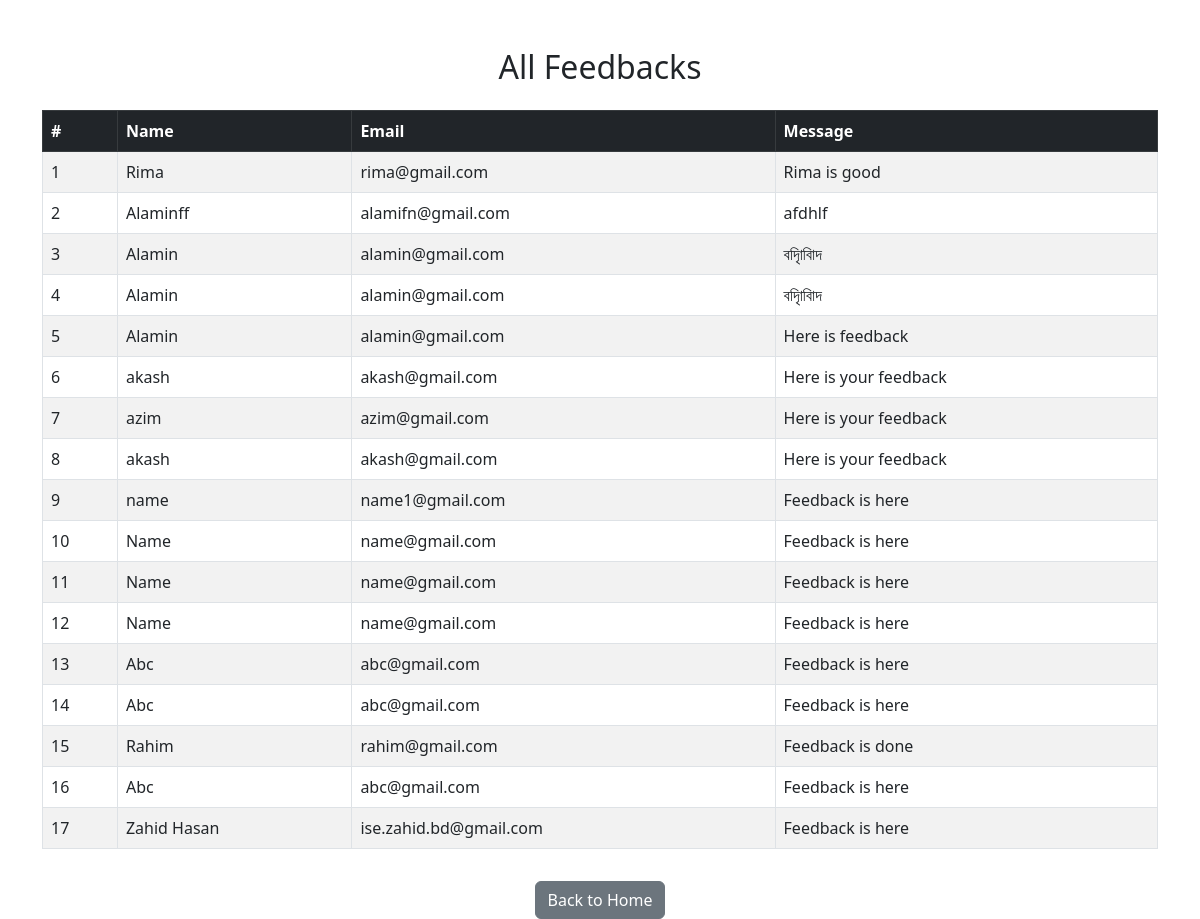
The app's page /all-feedbacks/ with its own data.
### feedback_app/models.py (models this page shows, shortened)
class Feedback(models.Model):
    name = models.CharField(max_length=100)
    email = models.EmailField()
    phone = models.CharField(max_length=15)
    message = models.TextField()
    RATING_CHOICE = [
        ('1', 'Very Bad'),
        ('2', 'Bad'),
        ('3', 'Average'),
        ('4', 'Good'),
        ('5', 'Excellent',)
    ]
    rating = models.CharField(max_length=1, choices=RATING_CHOICE, default='3' )

### feedback_app/views.py (the view)
# urls.py: path('all-feedbacks/', feedback_list, name='feedback_list')
def feedback_list(request):
    feedbacks = Feedback.objects.all().order_by('-id')
    return render(request, 'feedback_list.html', {'feedbacks': feedbacks})

### feedback_app/templates/feedback_list.html (shortened to what this page needs)
<!DOCTYPE html>
<html>
<head>
    <link href="https://cdn.jsdelivr.net/npm/bootstrap@5.3.0/dist/css/bootstrap.min.css" rel="stylesheet">
</head>
<body>
<div class="container mt-5">
    <h2 class="mb-4 text-center">All Feedbacks</h2>
    <table class="table table-bordered table-striped">
        <thead class="table-dark">
            <tr>
                <th>#</th>
                <th>Name</th>
                <th>Email</th>
                <th>Message</th>
            </tr>
        </thead>
        <tbody>
            {% for feedback in feedbacks %}
            <tr>
                <td>{{ forloop.counter }}</td>
                <td>{{ feedback.name }}</td>
                <td>{{ feedback.email }}</td>
                <td>{{ feedback.message }}</td>
            </tr>
            {% empty %}
            <tr>
                <td colspan="4" class="text-center">No feedbacks yet.</td>
            </tr>
            {% endfor %}
        </tbody>
    </table>
    <div class="text-center">
        <a href="{% url 'home' %}" class="btn btn-secondary mt-3">Back to Home</a>
    </div>
</div>
</body>
</html>

### records on screen
Feedback: name "Rima", email "rima@gmail.com", message "Rima is good"
Feedback: name "Alaminff", email "alamifn@gmail.com", message "afdhlf"
Feedback: name "Alamin", email "alamin@gmail.com", message "বদিাৃবিাদ"
Feedback: name "Alamin", email "alamin@gmail.com", message "বদিাৃবিাদ"
Feedback: name "Alamin", email "alamin@gmail.com", message "Here is feedback"
Feedback: name "akash", email "akash@gmail.com", message "Here is your feedback"
Feedback: name "azim", email "azim@gmail.com", message "Here is your feedback"
Feedback: name "akash", email "akash@gmail.com", message "Here is your feedback"
Feedback: name "name", email "name1@gmail.com", message "Feedback is here"
Feedback: name "Name", email "name@gmail.com", message "Feedback is here"
Feedback: name "Name", email "name@gmail.com", message "Feedback is here"
Feedback: name "Name", email "name@gmail.com", message "Feedback is here"
Feedback: name "Abc", email "abc@gmail.com", message "Feedback is here"
Feedback: name "Abc", email "abc@gmail.com", message "Feedback is here"
Feedback: name "Rahim", email "rahim@gmail.com", message "Feedback is done"
Feedback: name "Abc", email "abc@gmail.com", message "Feedback is here"
Feedback: name "Zahid Hasan", email "ise.zahid.bd@gmail.com", message "Feedback is here"
